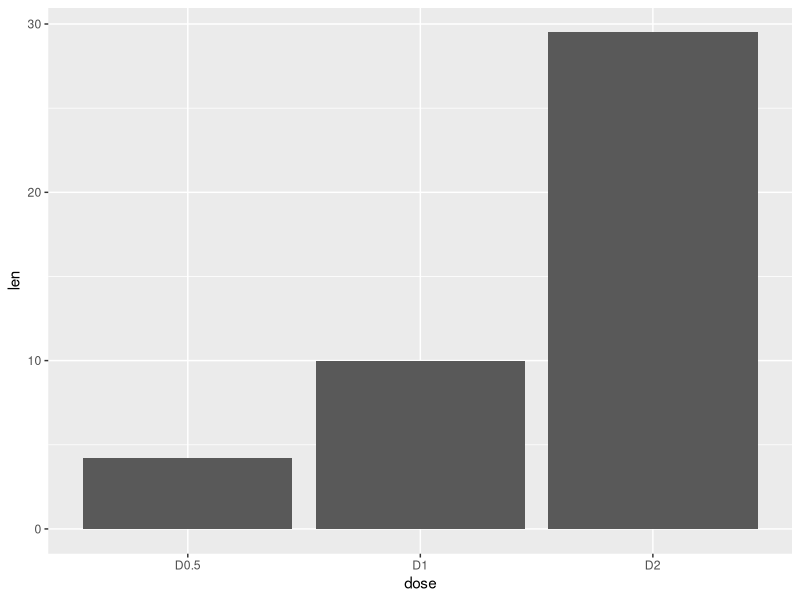
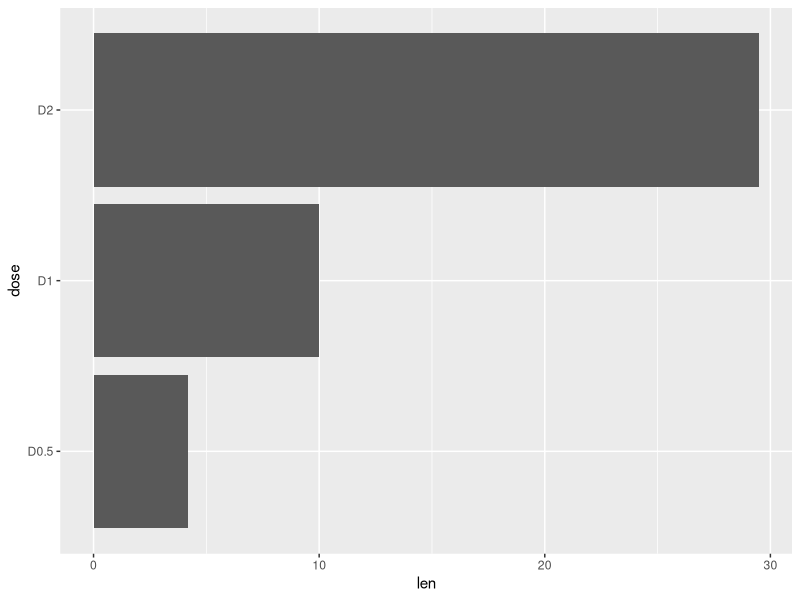
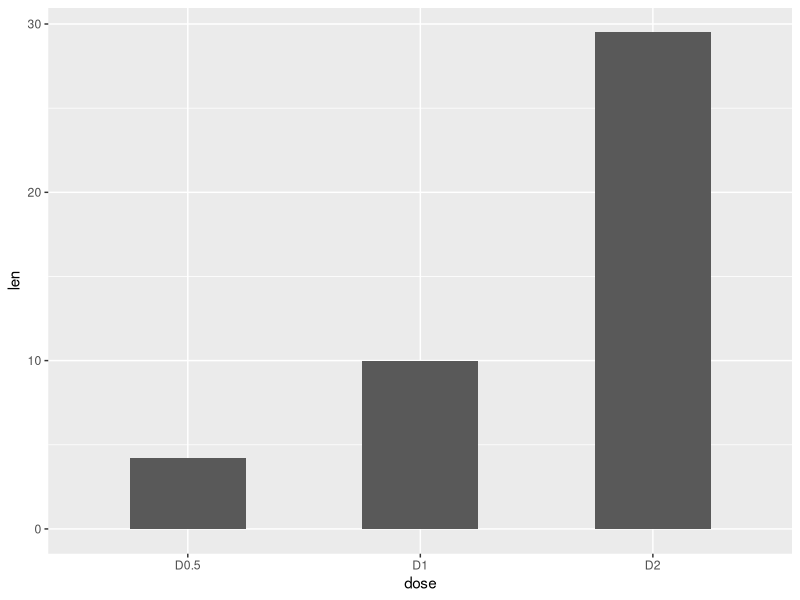
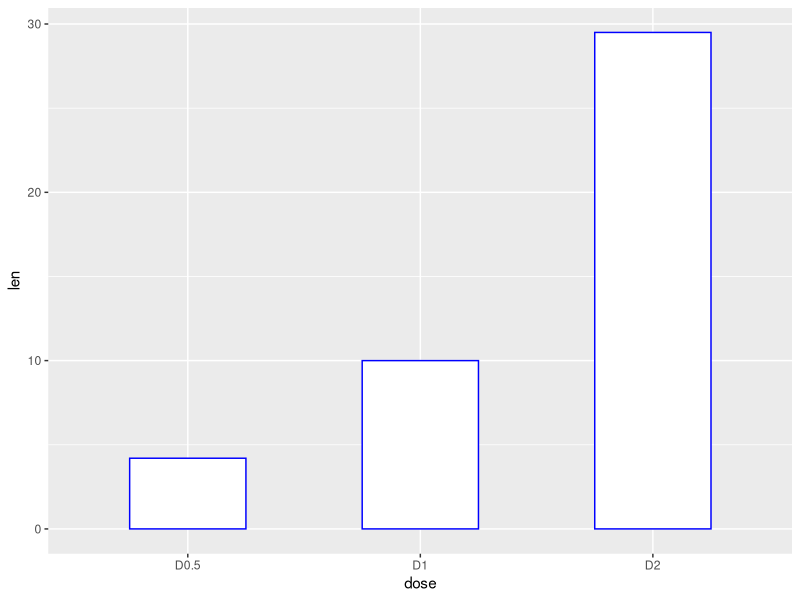
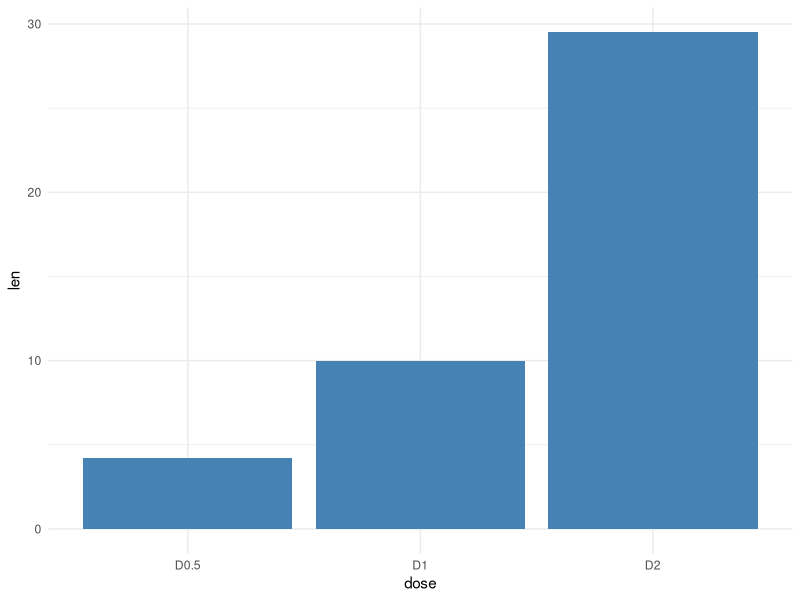
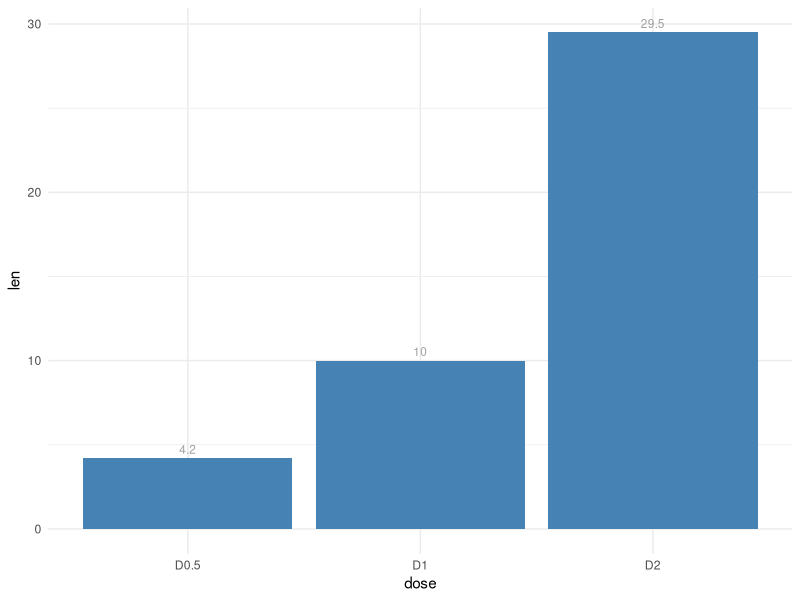
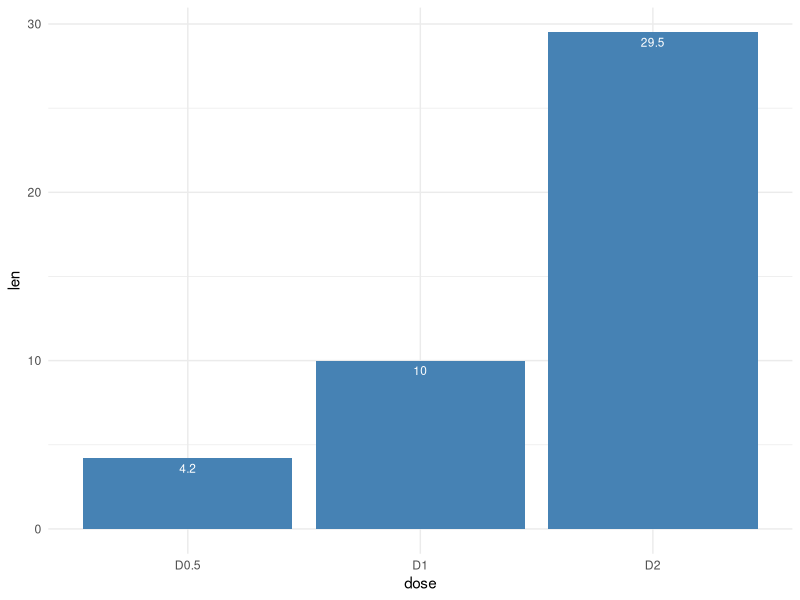
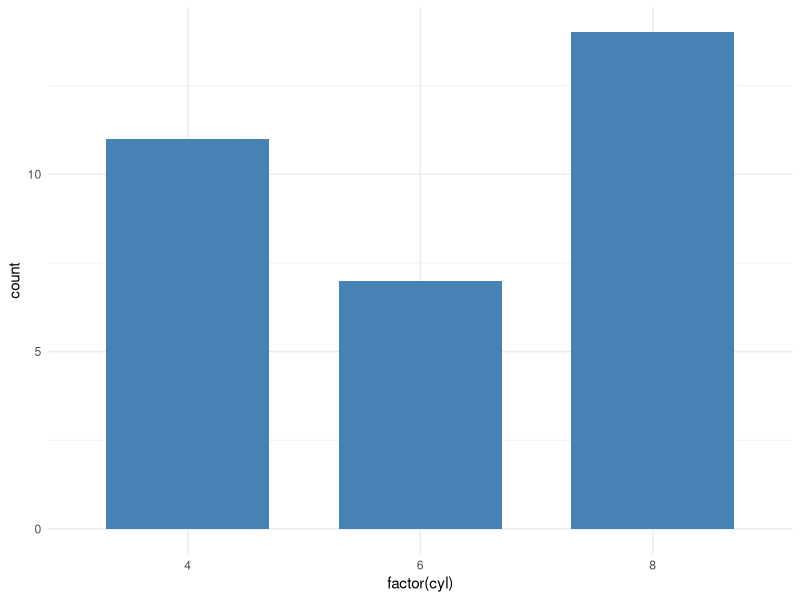

Write the R code that produced these figures, in order.
# Creating a data frameAdd commentMore actions
dataset = data.frame(dose = c("D0.5", "D1", "D2"), 
                     len = c(4.2, 10, 29.5))

library(ggplot2)

# Basic barplot
ggplot(data = dataset, aes(x = dose, y = len)) + 
  geom_bar(stat = "identity")

# Horizontal barplot
ggplot(data = dataset, aes(x = dose, y = len)) + 
  geom_bar(stat = "identity") +
  coord_flip()

# Changing the width of bars
ggplot(data = dataset, aes(x = dose, y = len)) + 
  geom_bar(stat = "identity", width = .5)

# Changing colors
ggplot(data = dataset, aes(x = dose, y = len)) + 
  geom_bar(stat = "identity", color = "blue", fill = "white", width = .5)

# Minimal theme with blue fill color
ggplot(data = dataset, aes(x = dose, y = len)) + 
  geom_bar(stat = "identity", fill = "steelblue") +
  theme_minimal()

# Barplot with labels
# Outeside bars
ggplot(data = dataset, aes(x = dose, y = len)) + 
  geom_bar(stat = "identity", fill = "steelblue") +
  geom_text(aes(label = len), vjust = -0.5, size = 3, color = "#9F9F9F") +
  theme_minimal()

# Inside bars
ggplot(data = dataset, aes(x = dose, y = len)) + 
  geom_bar(stat = "identity", fill = "steelblue") +
  geom_text(aes(label = len), vjust = 1.6, size = 3, color = "white") +
  theme_minimal()

myCarData = mtcars
# Barplot of counts
# To make a barplot of counts, we will use mtcars dataset

ggplot(data = myCarData, aes(x = factor(cyl))) +
  geom_bar(stat = "count", width = 0.7, fill = "steelblue") +
  theme_minimal()

# Changing barplot line colors by groups
print(dataset)
ggplot(dataset, aes(x = dose, y = len, color = dose)) +
  geom_bar(stat = "identity", fill = "white")

# Using custom color palettes
ggplot(dataset, aes(x = dose, y = len, color = dose)) +
  geom_bar(stat = "identity", fill = "white") + 
  scale_color_manual(values = c("blue", "red", "green"))

# Using brewer color pallets
ggplot(dataset, aes(x = dose, y = len, color = dose)) +
  geom_bar(stat = "identity", fill = "white") +
  scale_color_brewer(palette = "Dark2")

# Using grey scale
ggplot(dataset, aes(x = dose, y = len, color = dose)) +
  geom_bar(stat = "identity", fill = "white") +
  scale_color_grey() +
  theme_classic()

# Changing barplot fill colors by group
p = ggplot(dataset, aes(x = dose, y = len, color = dose)) +
  geom_bar(stat = "identity") +
  theme_minimal()

p + scale_fill_manual(values = c("blue", "red", "green"))

p + scale_fill_brewer (palette = "Dark2")

p + scale_fill_grey()

# Using black outline color
ggplot(dataset, aes(x = dose, y = len, fill = dose)) +
  geom_bar(stat = "identity", color = "black") +
  scale_color_manual(values = c("#85713a", "#c72ce6", "#f00a24"))

# changing legend position 
ggplot(dataset,aes(x = dose ,y = len, fill = dose)) +
  geom_bar(stat = "identity", color = "black") +
  scale_color_manual(values = c("#42e6f5", "#c242f5", "#c2f542")) +
  theme(legend.position = "bottom")

# Removing legend
ggplot(dataset,aes(x = dose ,y = len, fill = dose)) +
  geom_bar(stat = "identity", color = "black") +
  scale_color_manual(values = c("#42e6f5", "#c242f5", "#c2f542")) +
  theme(legend.position = "none")
